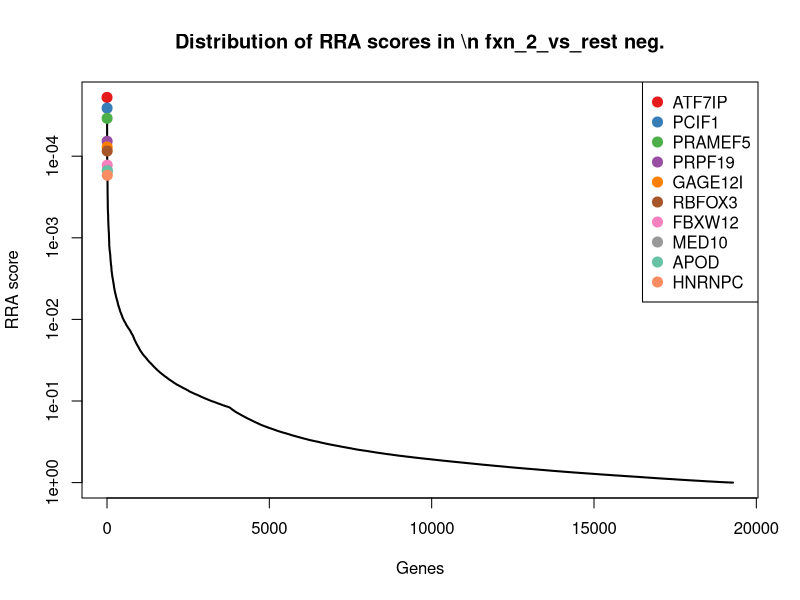
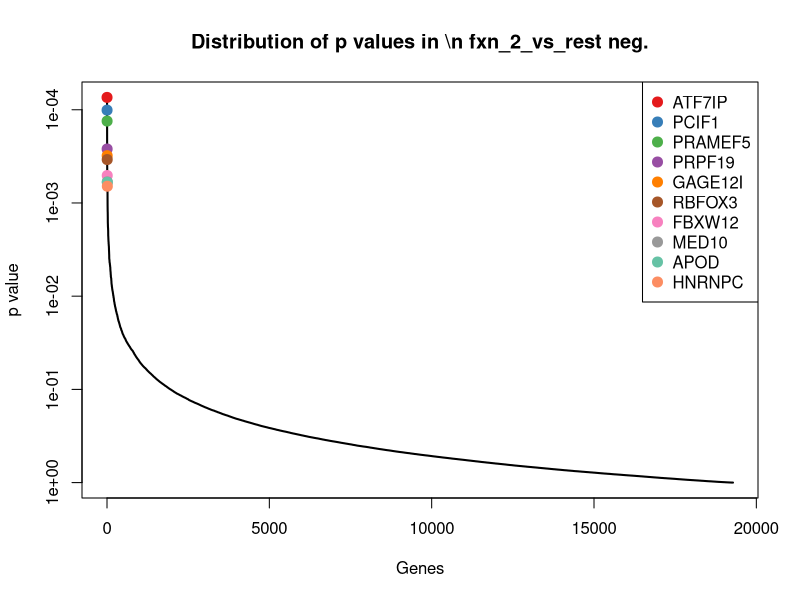
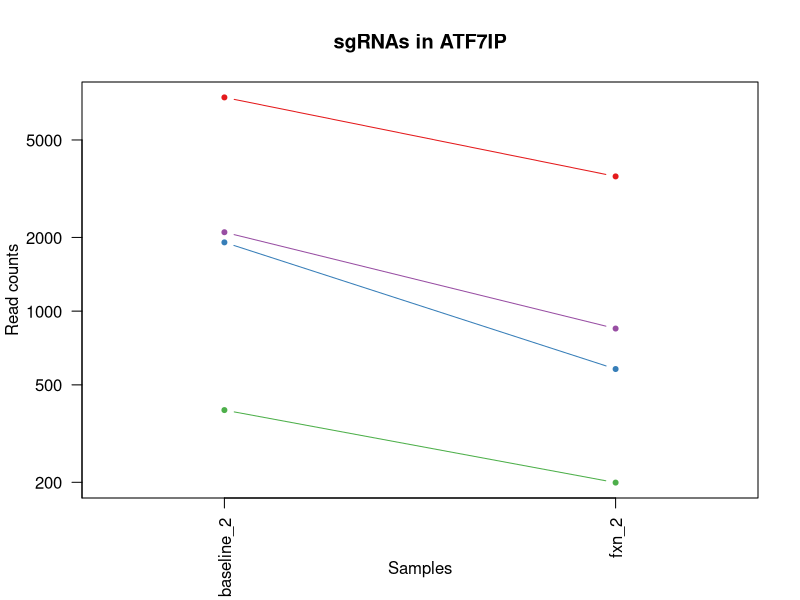
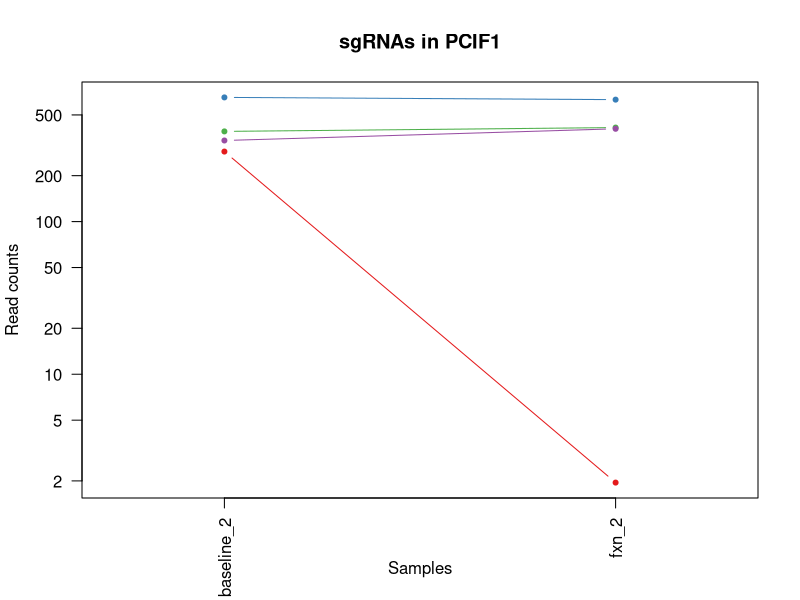
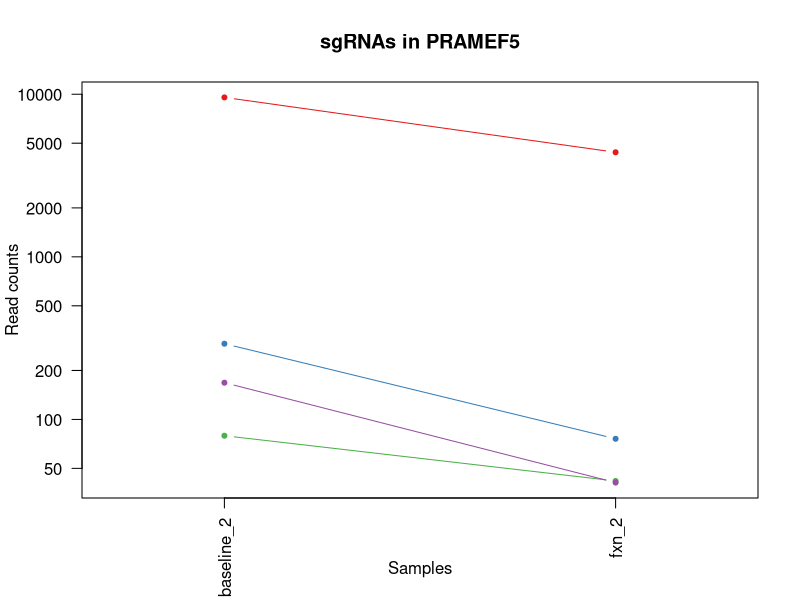
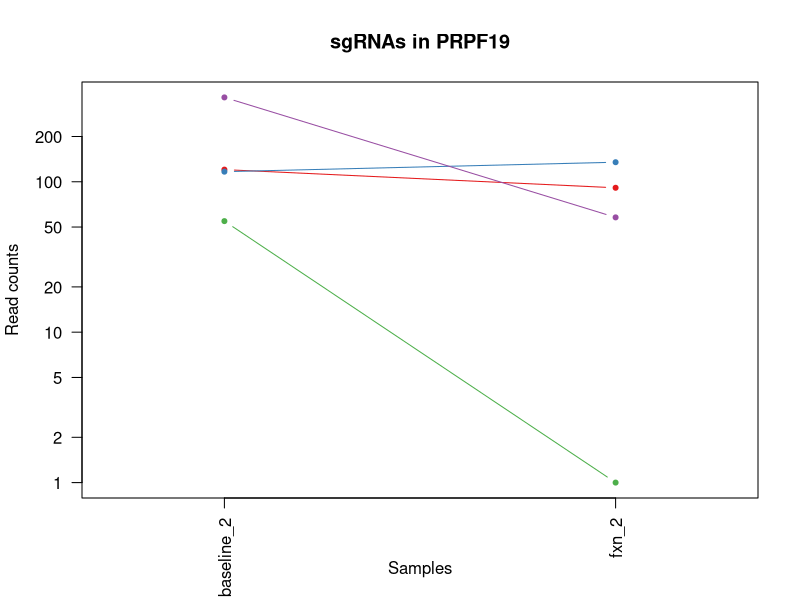
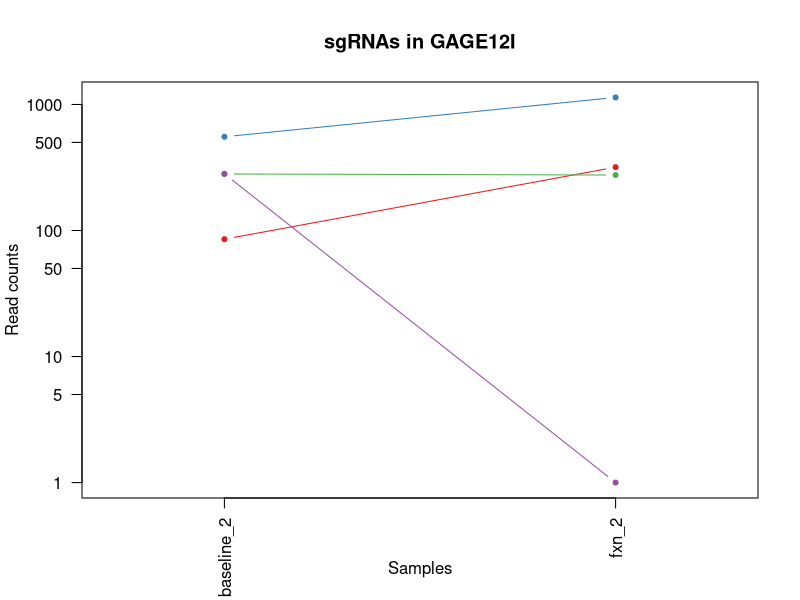
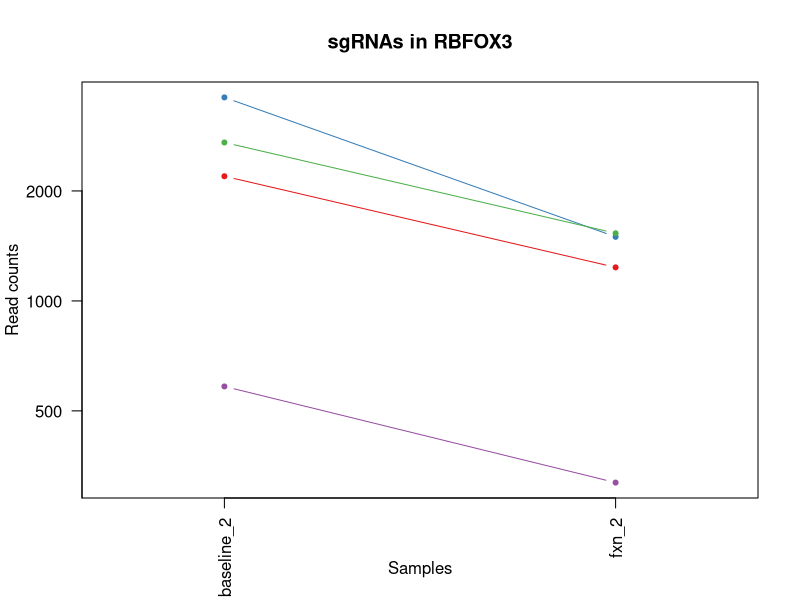

Here is the R script that generated these plots, in order: (Note: this script raises an error after producing the figures.)
pdf(file='defaultTest_totalNormCount_screen2.pdf',width=4.5,height=4.5);
gstable=read.table('defaultTest_totalNormCount_screen2.gene_summary.txt',header=T)
# 
#
# parameters
# Do not modify the variables beginning with "__"

# gstablename='__GENE_SUMMARY_FILE__'
startindex=3
# outputfile='__OUTPUT_FILE__'
targetgenelist=c("ATF7IP","PCIF1","PRAMEF5","PRPF19","GAGE12I","RBFOX3","FBXW12","MED10","APOD","HNRNPC")
# samplelabel=sub('.\\w+.\\w+$','',colnames(gstable)[startindex]);
samplelabel='fxn_2_vs_rest neg.'


# You need to write some codes in front of this code:
# gstable=read.table(gstablename,header=T)
# pdf(file=outputfile,width=6,height=6)


# set up color using RColorBrewer
#library(RColorBrewer)
#colors <- brewer.pal(length(targetgenelist), "Set1")

colors=c( "#E41A1C", "#377EB8", "#4DAF4A", "#984EA3", "#FF7F00",  "#A65628", "#F781BF",
          "#999999", "#66C2A5", "#FC8D62", "#8DA0CB", "#E78AC3", "#A6D854", "#FFD92F", "#E5C494", "#B3B3B3", 
          "#8DD3C7", "#FFFFB3", "#BEBADA", "#FB8072", "#80B1D3", "#FDB462", "#B3DE69", "#FCCDE5",
          "#D9D9D9", "#BC80BD", "#CCEBC5", "#FFED6F")

######
# function definition

plotrankedvalues<-function(val, tglist, ...){
  
  plot(val,log='y',ylim=c(max(val),min(val)),type='l',lwd=2, ...)
  if(length(tglist)>0){
    for(i in 1:length(tglist)){
      targetgene=tglist[i];
      tx=which(names(val)==targetgene);ty=val[targetgene];
      points(tx,ty,col=colors[(i %% length(colors)) ],cex=2,pch=20)
      # text(tx+50,ty,targetgene,col=colors[i])
    }
    legend('topright',tglist,pch=20,pt.cex = 2,cex=1,col=colors)
  }
}



plotrandvalues<-function(val,targetgenelist, ...){
  # choose the one with the best distance distribution
  
  mindiffvalue=0;
  randval=val;
  for(i in 1:20){
    randval0=sample(val)
    vindex=sort(which(names(randval0) %in% targetgenelist))
    if(max(vindex)>0.9*length(val)){
      # print('pass...')
      next;
    }
    mindiffind=min(diff(vindex));
    if (mindiffind > mindiffvalue){
      mindiffvalue=mindiffind;
      randval=randval0;
      # print(paste('Diff: ',mindiffvalue))
    }
  }
  plot(randval,log='y',ylim=c(max(randval),min(randval)),pch=20,col='grey', ...)
  
  if(length(targetgenelist)>0){
    for(i in 1:length(targetgenelist)){
      targetgene=targetgenelist[i];
      tx=which(names(randval)==targetgene);ty=randval[targetgene];
      points(tx,ty,col=colors[(i %% length(colors)) ],cex=2,pch=20)
      text(tx+50,ty,targetgene,col=colors[i])
    }
  }
  
}




# set.seed(1235)



pvec=gstable[,startindex]
names(pvec)=gstable[,'id']
pvec=sort(pvec);

plotrankedvalues(pvec,targetgenelist,xlab='Genes',ylab='RRA score',main=paste('Distribution of RRA scores in \\n',samplelabel))

# plotrandvalues(pvec,targetgenelist,xlab='Genes',ylab='RRA score',main=paste('Distribution of RRA scores in \\n',samplelabel))


pvec=gstable[,startindex+1]
names(pvec)=gstable[,'id']
pvec=sort(pvec);

plotrankedvalues(pvec,targetgenelist,xlab='Genes',ylab='p value',main=paste('Distribution of p values in \\n',samplelabel))

# plotrandvalues(pvec,targetgenelist,xlab='Genes',ylab='p value',main=paste('Distribution of p values in \\n',samplelabel))



# you need to write after this code:
# dev.off()






# parameters
# Do not modify the variables beginning with "__"
targetmat=list(c(7459.902098955096,3548.7282617844667),c(1908.0866371389197,579.2679260606168),c(393.41222917535634,198.47048614208015),c(2099.1939059603455,848.0102589707061))
targetgene="ATF7IP"
collabel=c("baseline_2","fxn_2")

# set up color using RColorBrewer
#library(RColorBrewer)
#colors <- brewer.pal(length(targetgenelist), "Set1")

colors=c( "#E41A1C", "#377EB8", "#4DAF4A", "#984EA3", "#FF7F00",  "#A65628", "#F781BF",
          "#999999", "#66C2A5", "#FC8D62", "#8DA0CB", "#E78AC3", "#A6D854", "#FFD92F", "#E5C494", "#B3B3B3", 
          "#8DD3C7", "#FFFFB3", "#BEBADA", "#FB8072", "#80B1D3", "#FDB462", "#B3DE69", "#FCCDE5",
          "#D9D9D9", "#BC80BD", "#CCEBC5", "#FFED6F")


## code

targetmatvec=unlist(targetmat)+1
yrange=range(targetmatvec[targetmatvec>0]);
# yrange[1]=1; # set the minimum value to 1
for(i in 1:length(targetmat)){
  vali=targetmat[[i]]+1;
  if(i==1){
    plot(1:length(vali),vali,type='b',las=1,pch=20,main=paste('sgRNAs in',targetgene),ylab='Read counts',xlab='Samples',xlim=c(0.7,length(vali)+0.3),ylim = yrange,col=colors[(i %% length(colors))],xaxt='n',log='y')
    axis(1,at=1:length(vali),labels=(collabel),las=2)
    # lines(0:100,rep(1,101),col='black');
  }else{
    lines(1:length(vali),vali,type='b',pch=20,col=colors[(i %% length(colors))])
  }
}




# parameters
# Do not modify the variables beginning with "__"
targetmat=list(c(286.6609032321382,0.9496195509190438),c(650.2126216541468,628.648142708407),c(388.93315256235417,412.134885098865),c(338.9167970504967,404.5379286915127))
targetgene="PCIF1"
collabel=c("baseline_2","fxn_2")

# set up color using RColorBrewer
#library(RColorBrewer)
#colors <- brewer.pal(length(targetgenelist), "Set1")

colors=c( "#E41A1C", "#377EB8", "#4DAF4A", "#984EA3", "#FF7F00",  "#A65628", "#F781BF",
          "#999999", "#66C2A5", "#FC8D62", "#8DA0CB", "#E78AC3", "#A6D854", "#FFD92F", "#E5C494", "#B3B3B3", 
          "#8DD3C7", "#FFFFB3", "#BEBADA", "#FB8072", "#80B1D3", "#FDB462", "#B3DE69", "#FCCDE5",
          "#D9D9D9", "#BC80BD", "#CCEBC5", "#FFED6F")


## code

targetmatvec=unlist(targetmat)+1
yrange=range(targetmatvec[targetmatvec>0]);
# yrange[1]=1; # set the minimum value to 1
for(i in 1:length(targetmat)){
  vali=targetmat[[i]]+1;
  if(i==1){
    plot(1:length(vali),vali,type='b',las=1,pch=20,main=paste('sgRNAs in',targetgene),ylab='Read counts',xlab='Samples',xlim=c(0.7,length(vali)+0.3),ylim = yrange,col=colors[(i %% length(colors))],xaxt='n',log='y')
    axis(1,at=1:length(vali),labels=(collabel),las=2)
    # lines(0:100,rep(1,101),col='black');
  }else{
    lines(1:length(vali),vali,type='b',pch=20,col=colors[(i %% length(colors))])
  }
}




# parameters
# Do not modify the variables beginning with "__"
targetmat=list(c(9559.842517684276,4394.839281653335),c(291.1399798451403,75.01994452260446),c(78.38384072753779,40.83364068951889),c(167.21886021874727,39.88402113859984))
targetgene="PRAMEF5"
collabel=c("baseline_2","fxn_2")

# set up color using RColorBrewer
#library(RColorBrewer)
#colors <- brewer.pal(length(targetgenelist), "Set1")

colors=c( "#E41A1C", "#377EB8", "#4DAF4A", "#984EA3", "#FF7F00",  "#A65628", "#F781BF",
          "#999999", "#66C2A5", "#FC8D62", "#8DA0CB", "#E78AC3", "#A6D854", "#FFD92F", "#E5C494", "#B3B3B3", 
          "#8DD3C7", "#FFFFB3", "#BEBADA", "#FB8072", "#80B1D3", "#FDB462", "#B3DE69", "#FCCDE5",
          "#D9D9D9", "#BC80BD", "#CCEBC5", "#FFED6F")


## code

targetmatvec=unlist(targetmat)+1
yrange=range(targetmatvec[targetmatvec>0]);
# yrange[1]=1; # set the minimum value to 1
for(i in 1:length(targetmat)){
  vali=targetmat[[i]]+1;
  if(i==1){
    plot(1:length(vali),vali,type='b',las=1,pch=20,main=paste('sgRNAs in',targetgene),ylab='Read counts',xlab='Samples',xlim=c(0.7,length(vali)+0.3),ylim = yrange,col=colors[(i %% length(colors))],xaxt='n',log='y')
    axis(1,at=1:length(vali),labels=(collabel),las=2)
    # lines(0:100,rep(1,101),col='black');
  }else{
    lines(1:length(vali),vali,type='b',pch=20,col=colors[(i %% length(colors))])
  }
}




# parameters
# Do not modify the variables beginning with "__"
targetmat=list(c(119.44204301339092,90.21385733730916),c(115.70947916922246,133.89635667958518),c(53.748919356025915,0.0),c(362.80520565317494,56.97717305514263))
targetgene="PRPF19"
collabel=c("baseline_2","fxn_2")

# set up color using RColorBrewer
#library(RColorBrewer)
#colors <- brewer.pal(length(targetgenelist), "Set1")

colors=c( "#E41A1C", "#377EB8", "#4DAF4A", "#984EA3", "#FF7F00",  "#A65628", "#F781BF",
          "#999999", "#66C2A5", "#FC8D62", "#8DA0CB", "#E78AC3", "#A6D854", "#FFD92F", "#E5C494", "#B3B3B3", 
          "#8DD3C7", "#FFFFB3", "#BEBADA", "#FB8072", "#80B1D3", "#FDB462", "#B3DE69", "#FCCDE5",
          "#D9D9D9", "#BC80BD", "#CCEBC5", "#FFED6F")


## code

targetmatvec=unlist(targetmat)+1
yrange=range(targetmatvec[targetmatvec>0]);
# yrange[1]=1; # set the minimum value to 1
for(i in 1:length(targetmat)){
  vali=targetmat[[i]]+1;
  if(i==1){
    plot(1:length(vali),vali,type='b',las=1,pch=20,main=paste('sgRNAs in',targetgene),ylab='Read counts',xlab='Samples',xlim=c(0.7,length(vali)+0.3),ylim = yrange,col=colors[(i %% length(colors))],xaxt='n',log='y')
    axis(1,at=1:length(vali),labels=(collabel),las=2)
    # lines(0:100,rep(1,101),col='black');
  }else{
    lines(1:length(vali),vali,type='b',pch=20,col=colors[(i %% length(colors))])
  }
}




# parameters
# Do not modify the variables beginning with "__"
targetmat=list(c(84.35594287820733,317.1729300069606),c(553.1659617057667,1136.6946024500953),c(279.94228831263496,274.44005021560366),c(280.6888010814686,0.0))
targetgene="GAGE12I"
collabel=c("baseline_2","fxn_2")

# set up color using RColorBrewer
#library(RColorBrewer)
#colors <- brewer.pal(length(targetgenelist), "Set1")

colors=c( "#E41A1C", "#377EB8", "#4DAF4A", "#984EA3", "#FF7F00",  "#A65628", "#F781BF",
          "#999999", "#66C2A5", "#FC8D62", "#8DA0CB", "#E78AC3", "#A6D854", "#FFD92F", "#E5C494", "#B3B3B3", 
          "#8DD3C7", "#FFFFB3", "#BEBADA", "#FB8072", "#80B1D3", "#FDB462", "#B3DE69", "#FCCDE5",
          "#D9D9D9", "#BC80BD", "#CCEBC5", "#FFED6F")


## code

targetmatvec=unlist(targetmat)+1
yrange=range(targetmatvec[targetmatvec>0]);
# yrange[1]=1; # set the minimum value to 1
for(i in 1:length(targetmat)){
  vali=targetmat[[i]]+1;
  if(i==1){
    plot(1:length(vali),vali,type='b',las=1,pch=20,main=paste('sgRNAs in',targetgene),ylab='Read counts',xlab='Samples',xlim=c(0.7,length(vali)+0.3),ylim = yrange,col=colors[(i %% length(colors))],xaxt='n',log='y')
    axis(1,at=1:length(vali),labels=(collabel),las=2)
    # lines(0:100,rep(1,101),col='black');
  }else{
    lines(1:length(vali),vali,type='b',pch=20,col=colors[(i %% length(colors))])
  }
}




# parameters
# Do not modify the variables beginning with "__"
targetmat=list(c(2193.2545148333907,1234.5054161947571),c(3605.656673466738,1496.6004122484132),c(2713.573914710475,1530.7867160814988),c(582.2799596902806,317.1729300069606))
targetgene="RBFOX3"
collabel=c("baseline_2","fxn_2")

# set up color using RColorBrewer
#library(RColorBrewer)
#colors <- brewer.pal(length(targetgenelist), "Set1")

colors=c( "#E41A1C", "#377EB8", "#4DAF4A", "#984EA3", "#FF7F00",  "#A65628", "#F781BF",
          "#999999", "#66C2A5", "#FC8D62", "#8DA0CB", "#E78AC3", "#A6D854", "#FFD92F", "#E5C494", "#B3B3B3", 
          "#8DD3C7", "#FFFFB3", "#BEBADA", "#FB8072", "#80B1D3", "#FDB462", "#B3DE69", "#FCCDE5",
          "#D9D9D9", "#BC80BD", "#CCEBC5", "#FFED6F")


## code

targetmatvec=unlist(targetmat)+1
yrange=range(targetmatvec[targetmatvec>0]);
# yrange[1]=1; # set the minimum value to 1
for(i in 1:length(targetmat)){
  vali=targetmat[[i]]+1;
  if(i==1){
    plot(1:length(vali),vali,type='b',las=1,pch=20,main=paste('sgRNAs in',targetgene),ylab='Read counts',xlab='Samples',xlim=c(0.7,length(vali)+0.3),ylim = yrange,col=colors[(i %% length(colors))],xaxt='n',log='y')
    axis(1,at=1:length(vali),labels=(collabel),las=2)
    # lines(0:100,rep(1,101),col='black');
  }else{
    lines(1:length(vali),vali,type='b',pch=20,col=colors[(i %% length(colors))])
  }
}




# parameters
# Do not modify the variables beginning with "__"
targetmat=list(c(3183.130446306868,2660.833981675161),c(2075.3054973576673,1672.2800291684362),c(224.70034341894166,0.0),c(2934.541694285248,2522.1895272409806))
targetgene="FBXW12"
collabel=c("baseline_2","fxn_2")

# set up color using RColorBrewer
#library(RColorBrewer)
#colors <- brewer.pal(length(targetgenelist), "Set1")

colors=c( "#E41A1C", "#377EB8", "#4DAF4A", "#984EA3", "#FF7F00",  "#A65628", "#F781BF",
          "#999999", "#66C2A5", "#FC8D62", "#8DA0CB", "#E78AC3", "#A6D854", "#FFD92F", "#E5C494", "#B3B3B3", 
          "#8DD3C7", "#FFFFB3", "#BEBADA", "#FB8072", "#80B1D3", "#FDB462", "#B3DE69", "#FCCDE5",
          "#D9D9D9", "#BC80BD", "#CCEBC5", "#FFED6F")


## code

targetmatvec=unlist(targetmat)+1
yrange=range(targetmatvec[targetmatvec>0]);
# yrange[1]=1; # set the minimum value to 1
for(i in 1:length(targetmat)){
  vali=targetmat[[i]]+1;
  if(i==1){
    plot(1:length(vali),vali,type='b',las=1,pch=20,main=paste('sgRNAs in',targetgene),ylab='Read counts',xlab='Samples',xlim=c(0.7,length(vali)+0.3),ylim = yrange,col=colors[(i %% length(colors))],xaxt='n',log='y')
    axis(1,at=1:length(vali),labels=(collabel),las=2)
    # lines(0:100,rep(1,101),col='black');
  }else{
    lines(1:length(vali),vali,type='b',pch=20,col=colors[(i %% length(colors))])
  }
}




# parameters
# Do not modify the variables beginning with "__"
targetmat=list(c(21.6488702961771,177.57885602186118),c(158.26070699274297,34.186303833085574),c(1039.145774216501,724.5597173512305),c(267.25157124246215,16.143532365623745))
targetgene="MED10"
collabel=c("baseline_2","fxn_2")

# set up color using RColorBrewer
#library(RColorBrewer)
#colors <- brewer.pal(length(targetgenelist), "Set1")

colors=c( "#E41A1C", "#377EB8", "#4DAF4A", "#984EA3", "#FF7F00",  "#A65628", "#F781BF",
          "#999999", "#66C2A5", "#FC8D62", "#8DA0CB", "#E78AC3", "#A6D854", "#FFD92F", "#E5C494", "#B3B3B3", 
          "#8DD3C7", "#FFFFB3", "#BEBADA", "#FB8072", "#80B1D3", "#FDB462", "#B3DE69", "#FCCDE5",
          "#D9D9D9", "#BC80BD", "#CCEBC5", "#FFED6F")


## code

targetmatvec=unlist(targetmat)+1
yrange=range(targetmatvec[targetmatvec>0]);
# yrange[1]=1; # set the minimum value to 1
for(i in 1:length(targetmat)){
  vali=targetmat[[i]]+1;
  if(i==1){
    plot(1:length(vali),vali,type='b',las=1,pch=20,main=paste('sgRNAs in',targetgene),ylab='Read counts',xlab='Samples',xlim=c(0.7,length(vali)+0.3),ylim = yrange,col=colors[(i %% length(colors))],xaxt='n',log='y')
    axis(1,at=1:length(vali),labels=(collabel),las=2)
    # lines(0:100,rep(1,101),col='black');
  }else{
    lines(1:length(vali),vali,type='b',pch=20,col=colors[(i %% length(colors))])
  }
}




# parameters
# Do not modify the variables beginning with "__"
targetmat=list(c(352.3540268895032,96.86119419374248),c(608.4079065994599,425.4295588117316),c(4691.8327521197625,2053.077469086973),c(5578.68992149419,2305.676269631438))
targetgene="APOD"
collabel=c("baseline_2","fxn_2")

# set up color using RColorBrewer
#library(RColorBrewer)
#colors <- brewer.pal(length(targetgenelist), "Set1")

colors=c( "#E41A1C", "#377EB8", "#4DAF4A", "#984EA3", "#FF7F00",  "#A65628", "#F781BF",
          "#999999", "#66C2A5", "#FC8D62", "#8DA0CB", "#E78AC3", "#A6D854", "#FFD92F", "#E5C494", "#B3B3B3", 
          "#8DD3C7", "#FFFFB3", "#BEBADA", "#FB8072", "#80B1D3", "#FDB462", "#B3DE69", "#FCCDE5",
          "#D9D9D9", "#BC80BD", "#CCEBC5", "#FFED6F")


## code

targetmatvec=unlist(targetmat)+1
yrange=range(targetmatvec[targetmatvec>0]);
# yrange[1]=1; # set the minimum value to 1
for(i in 1:length(targetmat)){
  vali=targetmat[[i]]+1;
  if(i==1){
    plot(1:length(vali),vali,type='b',las=1,pch=20,main=paste('sgRNAs in',targetgene),ylab='Read counts',xlab='Samples',xlim=c(0.7,length(vali)+0.3),ylim = yrange,col=colors[(i %% length(colors))],xaxt='n',log='y')
    axis(1,at=1:length(vali),labels=(collabel),las=2)
    # lines(0:100,rep(1,101),col='black');
  }else{
    lines(1:length(vali),vali,type='b',pch=20,col=colors[(i %% length(colors))])
  }
}




# parameters
# Do not modify the variables beginning with "__"
targetmat=list(c(474.78212097822893,1329.4673712866613),c(344.14238643233256,698.9199894764163),c(14.18374260784017,0.0),c(4.479076613002159,0.0))
targetgene="HNRNPC"
collabel=c("baseline_2","fxn_2")

# set up color using RColorBrewer
#library(RColorBrewer)
#colors <- brewer.pal(length(targetgenelist), "Set1")

colors=c( "#E41A1C", "#377EB8", "#4DAF4A", "#984EA3", "#FF7F00",  "#A65628", "#F781BF",
          "#999999", "#66C2A5", "#FC8D62", "#8DA0CB", "#E78AC3", "#A6D854", "#FFD92F", "#E5C494", "#B3B3B3", 
          "#8DD3C7", "#FFFFB3", "#BEBADA", "#FB8072", "#80B1D3", "#FDB462", "#B3DE69", "#FCCDE5",
          "#D9D9D9", "#BC80BD", "#CCEBC5", "#FFED6F")


## code

targetmatvec=unlist(targetmat)+1
yrange=range(targetmatvec[targetmatvec>0]);
# yrange[1]=1; # set the minimum value to 1
for(i in 1:length(targetmat)){
  vali=targetmat[[i]]+1;
  if(i==1){
    plot(1:length(vali),vali,type='b',las=1,pch=20,main=paste('sgRNAs in',targetgene),ylab='Read counts',xlab='Samples',xlim=c(0.7,length(vali)+0.3),ylim = yrange,col=colors[(i %% length(colors))],xaxt='n',log='y')
    axis(1,at=1:length(vali),labels=(collabel),las=2)
    # lines(0:100,rep(1,101),col='black');
  }else{
    lines(1:length(vali),vali,type='b',pch=20,col=colors[(i %% length(colors))])
  }
}



# 
#
# parameters
# Do not modify the variables beginning with "__"

# gstablename='__GENE_SUMMARY_FILE__'
startindex=9
# outputfile='__OUTPUT_FILE__'
targetgenelist=c("EP400","DDX6","UNC13A","NDUFC1","CPNE2","MYC","RPS13","RPL31","TRIM28","KRT18")
# samplelabel=sub('.\\w+.\\w+$','',colnames(gstable)[startindex]);
samplelabel='fxn_2_vs_rest pos.'


# You need to write some codes in front of this code:
# gstable=read.table(gstablename,header=T)
# pdf(file=outputfile,width=6,height=6)


# set up color using RColorBrewer
#library(RColorBrewer)
#colors <- brewer.pal(length(targetgenelist), "Set1")

colors=c( "#E41A1C", "#377EB8", "#4DAF4A", "#984EA3", "#FF7F00",  "#A65628", "#F781BF",
          "#999999", "#66C2A5", "#FC8D62", "#8DA0CB", "#E78AC3", "#A6D854", "#FFD92F", "#E5C494", "#B3B3B3", 
          "#8DD3C7", "#FFFFB3", "#BEBADA", "#FB8072", "#80B1D3", "#FDB462", "#B3DE69", "#FCCDE5",
          "#D9D9D9", "#BC80BD", "#CCEBC5", "#FFED6F")

######
# function definition

plotrankedvalues<-function(val, tglist, ...){
  
  plot(val,log='y',ylim=c(max(val),min(val)),type='l',lwd=2, ...)
  if(length(tglist)>0){
    for(i in 1:length(tglist)){
      targetgene=tglist[i];
      tx=which(names(val)==targetgene);ty=val[targetgene];
      points(tx,ty,col=colors[(i %% length(colors)) ],cex=2,pch=20)
      # text(tx+50,ty,targetgene,col=colors[i])
    }
    legend('topright',tglist,pch=20,pt.cex = 2,cex=1,col=colors)
  }
}



plotrandvalues<-function(val,targetgenelist, ...){
  # choose the one with the best distance distribution
  
  mindiffvalue=0;
  randval=val;
  for(i in 1:20){
    randval0=sample(val)
    vindex=sort(which(names(randval0) %in% targetgenelist))
    if(max(vindex)>0.9*length(val)){
      # print('pass...')
      next;
    }
    mindiffind=min(diff(vindex));
    if (mindiffind > mindiffvalue){
      mindiffvalue=mindiffind;
      randval=randval0;
      # print(paste('Diff: ',mindiffvalue))
    }
  }
  plot(randval,log='y',ylim=c(max(randval),min(randval)),pch=20,col='grey', ...)
  
  if(length(targetgenelist)>0){
    for(i in 1:length(targetgenelist)){
      targetgene=targetgenelist[i];
      tx=which(names(randval)==targetgene);ty=randval[targetgene];
      points(tx,ty,col=colors[(i %% length(colors)) ],cex=2,pch=20)
      text(tx+50,ty,targetgene,col=colors[i])
    }
  }
  
}




# set.seed(1235)



pvec=gstable[,startindex]
names(pvec)=gstable[,'id']
pvec=sort(pvec);

plotrankedvalues(pvec,targetgenelist,xlab='Genes',ylab='RRA score',main=paste('Distribution of RRA scores in \\n',samplelabel))

# plotrandvalues(pvec,targetgenelist,xlab='Genes',ylab='RRA score',main=paste('Distribution of RRA scores in \\n',samplelabel))


pvec=gstable[,startindex+1]
names(pvec)=gstable[,'id']
pvec=sort(pvec);

plotrankedvalues(pvec,targetgenelist,xlab='Genes',ylab='p value',main=paste('Distribution of p values in \\n',samplelabel))

# plotrandvalues(pvec,targetgenelist,xlab='Genes',ylab='p value',main=paste('Distribution of p values in \\n',samplelabel))



# you need to write after this code:
# dev.off()






# parameters
# Do not modify the variables beginning with "__"
targetmat=list(c(153.03511761090712,402.6386895896746),c(58.22799596902807,335.2157014744225),c(197.8258837409287,650.489392379545),c(64.94661088853131,167.1330409617517))
targetgene="EP400"
collabel=c("baseline_2","fxn_2")

# set up color using RColorBrewer
#library(RColorBrewer)
#colors <- brewer.pal(length(targetgenelist), "Set1")

colors=c( "#E41A1C", "#377EB8", "#4DAF4A", "#984EA3", "#FF7F00",  "#A65628", "#F781BF",
          "#999999", "#66C2A5", "#FC8D62", "#8DA0CB", "#E78AC3", "#A6D854", "#FFD92F", "#E5C494", "#B3B3B3", 
          "#8DD3C7", "#FFFFB3", "#BEBADA", "#FB8072", "#80B1D3", "#FDB462", "#B3DE69", "#FCCDE5",
          "#D9D9D9", "#BC80BD", "#CCEBC5", "#FFED6F")


## code

targetmatvec=unlist(targetmat)+1
yrange=range(targetmatvec[targetmatvec>0]);
# yrange[1]=1; # set the minimum value to 1
for(i in 1:length(targetmat)){
  vali=targetmat[[i]]+1;
  if(i==1){
    plot(1:length(vali),vali,type='b',las=1,pch=20,main=paste('sgRNAs in',targetgene),ylab='Read counts',xlab='Samples',xlim=c(0.7,length(vali)+0.3),ylim = yrange,col=colors[(i %% length(colors))],xaxt='n',log='y')
    axis(1,at=1:length(vali),labels=(collabel),las=2)
    # lines(0:100,rep(1,101),col='black');
  }else{
    lines(1:length(vali),vali,type='b',pch=20,col=colors[(i %% length(colors))])
  }
}




# parameters
# Do not modify the variables beginning with "__"
targetmat=list(c(299.351620302311,717.9123804947972),c(23.888408602678183,902.1385733730916),c(9.704665994838013,128.19863937407092),c(1852.098179476393,1713.113669857955))
targetgene="DDX6"
collabel=c("baseline_2","fxn_2")

# set up color using RColorBrewer
#library(RColorBrewer)
#colors <- brewer.pal(length(targetgenelist), "Set1")

colors=c( "#E41A1C", "#377EB8", "#4DAF4A", "#984EA3", "#FF7F00",  "#A65628", "#F781BF",
          "#999999", "#66C2A5", "#FC8D62", "#8DA0CB", "#E78AC3", "#A6D854", "#FFD92F", "#E5C494", "#B3B3B3", 
          "#8DD3C7", "#FFFFB3", "#BEBADA", "#FB8072", "#80B1D3", "#FDB462", "#B3DE69", "#FCCDE5",
          "#D9D9D9", "#BC80BD", "#CCEBC5", "#FFED6F")


## code

targetmatvec=unlist(targetmat)+1
yrange=range(targetmatvec[targetmatvec>0]);
# yrange[1]=1; # set the minimum value to 1
for(i in 1:length(targetmat)){
  vali=targetmat[[i]]+1;
  if(i==1){
    plot(1:length(vali),vali,type='b',las=1,pch=20,main=paste('sgRNAs in',targetgene),ylab='Read counts',xlab='Samples',xlim=c(0.7,length(vali)+0.3),ylim = yrange,col=colors[(i %% length(colors))],xaxt='n',log='y')
    axis(1,at=1:length(vali),labels=(collabel),las=2)
    # lines(0:100,rep(1,101),col='black');
  }else{
    lines(1:length(vali),vali,type='b',pch=20,col=colors[(i %% length(colors))])
  }
}




# parameters
# Do not modify the variables beginning with "__"
targetmat=list(c(175.4305006759179,433.976134770003),c(239.63059879561553,568.8221110005072),c(87.3419939535421,304.82787584501307),c(226.19336895660905,523.2403725563931))
targetgene="UNC13A"
collabel=c("baseline_2","fxn_2")

# set up color using RColorBrewer
#library(RColorBrewer)
#colors <- brewer.pal(length(targetgenelist), "Set1")

colors=c( "#E41A1C", "#377EB8", "#4DAF4A", "#984EA3", "#FF7F00",  "#A65628", "#F781BF",
          "#999999", "#66C2A5", "#FC8D62", "#8DA0CB", "#E78AC3", "#A6D854", "#FFD92F", "#E5C494", "#B3B3B3", 
          "#8DD3C7", "#FFFFB3", "#BEBADA", "#FB8072", "#80B1D3", "#FDB462", "#B3DE69", "#FCCDE5",
          "#D9D9D9", "#BC80BD", "#CCEBC5", "#FFED6F")


## code

targetmatvec=unlist(targetmat)+1
yrange=range(targetmatvec[targetmatvec>0]);
# yrange[1]=1; # set the minimum value to 1
for(i in 1:length(targetmat)){
  vali=targetmat[[i]]+1;
  if(i==1){
    plot(1:length(vali),vali,type='b',las=1,pch=20,main=paste('sgRNAs in',targetgene),ylab='Read counts',xlab='Samples',xlim=c(0.7,length(vali)+0.3),ylim = yrange,col=colors[(i %% length(colors))],xaxt='n',log='y')
    axis(1,at=1:length(vali),labels=(collabel),las=2)
    # lines(0:100,rep(1,101),col='black');
  }else{
    lines(1:length(vali),vali,type='b',pch=20,col=colors[(i %% length(colors))])
  }
}




# parameters
# Do not modify the variables beginning with "__"
targetmat=list(c(406.8494590143628,873.6499868455203),c(389.67966533118783,939.1737358589343),c(6512.577395305139,16294.521874219872),c(639.0149301216414,1391.1926420963994))
targetgene="NDUFC1"
collabel=c("baseline_2","fxn_2")

# set up color using RColorBrewer
#library(RColorBrewer)
#colors <- brewer.pal(length(targetgenelist), "Set1")

colors=c( "#E41A1C", "#377EB8", "#4DAF4A", "#984EA3", "#FF7F00",  "#A65628", "#F781BF",
          "#999999", "#66C2A5", "#FC8D62", "#8DA0CB", "#E78AC3", "#A6D854", "#FFD92F", "#E5C494", "#B3B3B3", 
          "#8DD3C7", "#FFFFB3", "#BEBADA", "#FB8072", "#80B1D3", "#FDB462", "#B3DE69", "#FCCDE5",
          "#D9D9D9", "#BC80BD", "#CCEBC5", "#FFED6F")


## code

targetmatvec=unlist(targetmat)+1
yrange=range(targetmatvec[targetmatvec>0]);
# yrange[1]=1; # set the minimum value to 1
for(i in 1:length(targetmat)){
  vali=targetmat[[i]]+1;
  if(i==1){
    plot(1:length(vali),vali,type='b',las=1,pch=20,main=paste('sgRNAs in',targetgene),ylab='Read counts',xlab='Samples',xlim=c(0.7,length(vali)+0.3),ylim = yrange,col=colors[(i %% length(colors))],xaxt='n',log='y')
    axis(1,at=1:length(vali),labels=(collabel),las=2)
    # lines(0:100,rep(1,101),col='black');
  }else{
    lines(1:length(vali),vali,type='b',pch=20,col=colors[(i %% length(colors))])
  }
}




# parameters
# Do not modify the variables beginning with "__"
targetmat=list(c(969.7200867149676,704.6177067819306),c(5199.461434926673,6844.857723024467),c(0.0,169.0322800635898),c(114.96296640038875,96.86119419374248))
targetgene="CPNE2"
collabel=c("baseline_2","fxn_2")

# set up color using RColorBrewer
#library(RColorBrewer)
#colors <- brewer.pal(length(targetgenelist), "Set1")

colors=c( "#E41A1C", "#377EB8", "#4DAF4A", "#984EA3", "#FF7F00",  "#A65628", "#F781BF",
          "#999999", "#66C2A5", "#FC8D62", "#8DA0CB", "#E78AC3", "#A6D854", "#FFD92F", "#E5C494", "#B3B3B3", 
          "#8DD3C7", "#FFFFB3", "#BEBADA", "#FB8072", "#80B1D3", "#FDB462", "#B3DE69", "#FCCDE5",
          "#D9D9D9", "#BC80BD", "#CCEBC5", "#FFED6F")


## code

targetmatvec=unlist(targetmat)+1
yrange=range(targetmatvec[targetmatvec>0]);
# yrange[1]=1; # set the minimum value to 1
for(i in 1:length(targetmat)){
  vali=targetmat[[i]]+1;
  if(i==1){
    plot(1:length(vali),vali,type='b',las=1,pch=20,main=paste('sgRNAs in',targetgene),ylab='Read counts',xlab='Samples',xlim=c(0.7,length(vali)+0.3),ylim = yrange,col=colors[(i %% length(colors))],xaxt='n',log='y')
    axis(1,at=1:length(vali),labels=(collabel),las=2)
    # lines(0:100,rep(1,101),col='black');
  }else{
    lines(1:length(vali),vali,type='b',pch=20,col=colors[(i %% length(colors))])
  }
}




# parameters
# Do not modify the variables beginning with "__"
targetmat=list(c(186.62819220842331,155.73760635072318),c(386.6936142558531,485.2555905196314),c(14.930255376673864,130.097878475909),c(11.944204301339092,117.75282431396144))
targetgene="MYC"
collabel=c("baseline_2","fxn_2")

# set up color using RColorBrewer
#library(RColorBrewer)
#colors <- brewer.pal(length(targetgenelist), "Set1")

colors=c( "#E41A1C", "#377EB8", "#4DAF4A", "#984EA3", "#FF7F00",  "#A65628", "#F781BF",
          "#999999", "#66C2A5", "#FC8D62", "#8DA0CB", "#E78AC3", "#A6D854", "#FFD92F", "#E5C494", "#B3B3B3", 
          "#8DD3C7", "#FFFFB3", "#BEBADA", "#FB8072", "#80B1D3", "#FDB462", "#B3DE69", "#FCCDE5",
          "#D9D9D9", "#BC80BD", "#CCEBC5", "#FFED6F")


## code

targetmatvec=unlist(targetmat)+1
yrange=range(targetmatvec[targetmatvec>0]);
# yrange[1]=1; # set the minimum value to 1
for(i in 1:length(targetmat)){
  vali=targetmat[[i]]+1;
  if(i==1){
    plot(1:length(vali),vali,type='b',las=1,pch=20,main=paste('sgRNAs in',targetgene),ylab='Read counts',xlab='Samples',xlim=c(0.7,length(vali)+0.3),ylim = yrange,col=colors[(i %% length(colors))],xaxt='n',log='y')
    axis(1,at=1:length(vali),labels=(collabel),las=2)
    # lines(0:100,rep(1,101),col='black');
  }else{
    lines(1:length(vali),vali,type='b',pch=20,col=colors[(i %% length(colors))])
  }
}




# parameters
# Do not modify the variables beginning with "__"
targetmat=list(c(167.21886021874727,0.0),c(26.874459678012958,134.84597623050422),c(94.80712164187904,307.6767344977702),c(655.4382110359827,2148.039424178877))
targetgene="RPS13"
collabel=c("baseline_2","fxn_2")

# set up color using RColorBrewer
#library(RColorBrewer)
#colors <- brewer.pal(length(targetgenelist), "Set1")

colors=c( "#E41A1C", "#377EB8", "#4DAF4A", "#984EA3", "#FF7F00",  "#A65628", "#F781BF",
          "#999999", "#66C2A5", "#FC8D62", "#8DA0CB", "#E78AC3", "#A6D854", "#FFD92F", "#E5C494", "#B3B3B3", 
          "#8DD3C7", "#FFFFB3", "#BEBADA", "#FB8072", "#80B1D3", "#FDB462", "#B3DE69", "#FCCDE5",
          "#D9D9D9", "#BC80BD", "#CCEBC5", "#FFED6F")


## code

targetmatvec=unlist(targetmat)+1
yrange=range(targetmatvec[targetmatvec>0]);
# yrange[1]=1; # set the minimum value to 1
for(i in 1:length(targetmat)){
  vali=targetmat[[i]]+1;
  if(i==1){
    plot(1:length(vali),vali,type='b',las=1,pch=20,main=paste('sgRNAs in',targetgene),ylab='Read counts',xlab='Samples',xlim=c(0.7,length(vali)+0.3),ylim = yrange,col=colors[(i %% length(colors))],xaxt='n',log='y')
    axis(1,at=1:length(vali),labels=(collabel),las=2)
    # lines(0:100,rep(1,101),col='black');
  }else{
    lines(1:length(vali),vali,type='b',pch=20,col=colors[(i %% length(colors))])
  }
}




# parameters
# Do not modify the variables beginning with "__"
targetmat=list(c(5.972102150669546,51.27945574962837),c(464.3309422145572,563.1243936949929),c(26.127946909179265,213.66439895678485),c(167.21886021874727,528.9380898619074))
targetgene="RPL31"
collabel=c("baseline_2","fxn_2")

# set up color using RColorBrewer
#library(RColorBrewer)
#colors <- brewer.pal(length(targetgenelist), "Set1")

colors=c( "#E41A1C", "#377EB8", "#4DAF4A", "#984EA3", "#FF7F00",  "#A65628", "#F781BF",
          "#999999", "#66C2A5", "#FC8D62", "#8DA0CB", "#E78AC3", "#A6D854", "#FFD92F", "#E5C494", "#B3B3B3", 
          "#8DD3C7", "#FFFFB3", "#BEBADA", "#FB8072", "#80B1D3", "#FDB462", "#B3DE69", "#FCCDE5",
          "#D9D9D9", "#BC80BD", "#CCEBC5", "#FFED6F")


## code

targetmatvec=unlist(targetmat)+1
yrange=range(targetmatvec[targetmatvec>0]);
# yrange[1]=1; # set the minimum value to 1
for(i in 1:length(targetmat)){
  vali=targetmat[[i]]+1;
  if(i==1){
    plot(1:length(vali),vali,type='b',las=1,pch=20,main=paste('sgRNAs in',targetgene),ylab='Read counts',xlab='Samples',xlim=c(0.7,length(vali)+0.3),ylim = yrange,col=colors[(i %% length(colors))],xaxt='n',log='y')
    axis(1,at=1:length(vali),labels=(collabel),las=2)
    # lines(0:100,rep(1,101),col='black');
  }else{
    lines(1:length(vali),vali,type='b',pch=20,col=colors[(i %% length(colors))])
  }
}




# parameters
# Do not modify the variables beginning with "__"
targetmat=list(c(22.395383065010797,193.72238838748495),c(649.466108885313,644.7916750740308),c(20.90235752734341,164.2841823089946),c(2390.333885805486,1189.873297301562))
targetgene="TRIM28"
collabel=c("baseline_2","fxn_2")

# set up color using RColorBrewer
#library(RColorBrewer)
#colors <- brewer.pal(length(targetgenelist), "Set1")

colors=c( "#E41A1C", "#377EB8", "#4DAF4A", "#984EA3", "#FF7F00",  "#A65628", "#F781BF",
          "#999999", "#66C2A5", "#FC8D62", "#8DA0CB", "#E78AC3", "#A6D854", "#FFD92F", "#E5C494", "#B3B3B3", 
          "#8DD3C7", "#FFFFB3", "#BEBADA", "#FB8072", "#80B1D3", "#FDB462", "#B3DE69", "#FCCDE5",
          "#D9D9D9", "#BC80BD", "#CCEBC5", "#FFED6F")


## code

targetmatvec=unlist(targetmat)+1
yrange=range(targetmatvec[targetmatvec>0]);
# yrange[1]=1; # set the minimum value to 1
for(i in 1:length(targetmat)){
  vali=targetmat[[i]]+1;
  if(i==1){
    plot(1:length(vali),vali,type='b',las=1,pch=20,main=paste('sgRNAs in',targetgene),ylab='Read counts',xlab='Samples',xlim=c(0.7,length(vali)+0.3),ylim = yrange,col=colors[(i %% length(colors))],xaxt='n',log='y')
    axis(1,at=1:length(vali),labels=(collabel),las=2)
    # lines(0:100,rep(1,101),col='black');
  }else{
    lines(1:length(vali),vali,type='b',pch=20,col=colors[(i %% length(colors))])
  }
}




# parameters
# Do not modify the variables beginning with "__"
targetmat=list(c(380.72151210518354,1121.500689635391),c(108.24435148088551,192.7727688365659),c(24.634921371511876,159.53608455439937),c(58.97450873786177,209.8659207531087))
targetgene="KRT18"
collabel=c("baseline_2","fxn_2")

# set up color using RColorBrewer
#library(RColorBrewer)
#colors <- brewer.pal(length(targetgenelist), "Set1")

colors=c( "#E41A1C", "#377EB8", "#4DAF4A", "#984EA3", "#FF7F00",  "#A65628", "#F781BF",
          "#999999", "#66C2A5", "#FC8D62", "#8DA0CB", "#E78AC3", "#A6D854", "#FFD92F", "#E5C494", "#B3B3B3", 
          "#8DD3C7", "#FFFFB3", "#BEBADA", "#FB8072", "#80B1D3", "#FDB462", "#B3DE69", "#FCCDE5",
          "#D9D9D9", "#BC80BD", "#CCEBC5", "#FFED6F")


## code

targetmatvec=unlist(targetmat)+1
yrange=range(targetmatvec[targetmatvec>0]);
# yrange[1]=1; # set the minimum value to 1
for(i in 1:length(targetmat)){
  vali=targetmat[[i]]+1;
  if(i==1){
    plot(1:length(vali),vali,type='b',las=1,pch=20,main=paste('sgRNAs in',targetgene),ylab='Read counts',xlab='Samples',xlim=c(0.7,length(vali)+0.3),ylim = yrange,col=colors[(i %% length(colors))],xaxt='n',log='y')
    axis(1,at=1:length(vali),labels=(collabel),las=2)
    # lines(0:100,rep(1,101),col='black');
  }else{
    lines(1:length(vali),vali,type='b',pch=20,col=colors[(i %% length(colors))])
  }
}



dev.off()
Sweave("defaultTest_totalNormCount_screen2_summary.Rnw");
library(tools);

texi2dvi("defaultTest_totalNormCount_screen2_summary.tex",pdf=TRUE);
